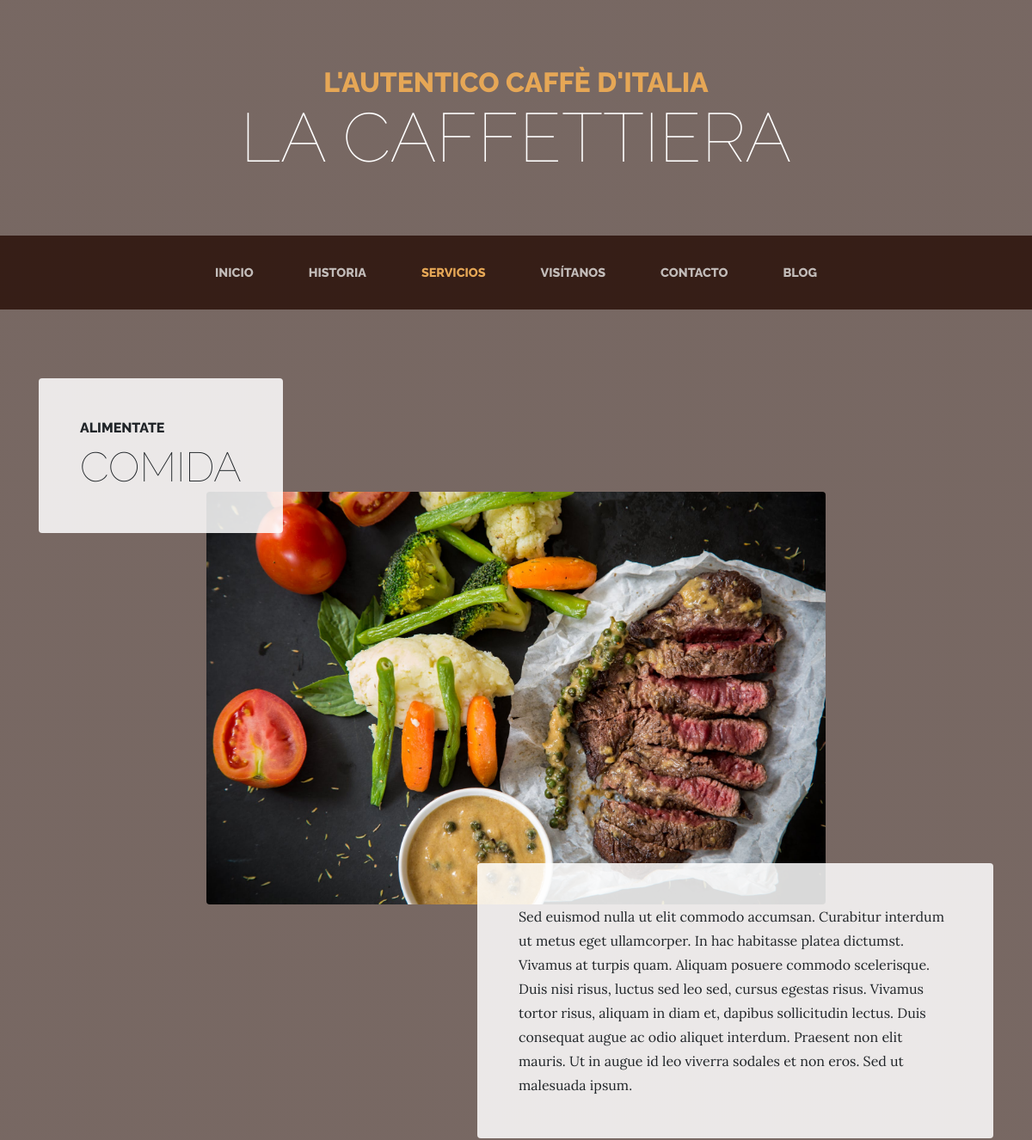
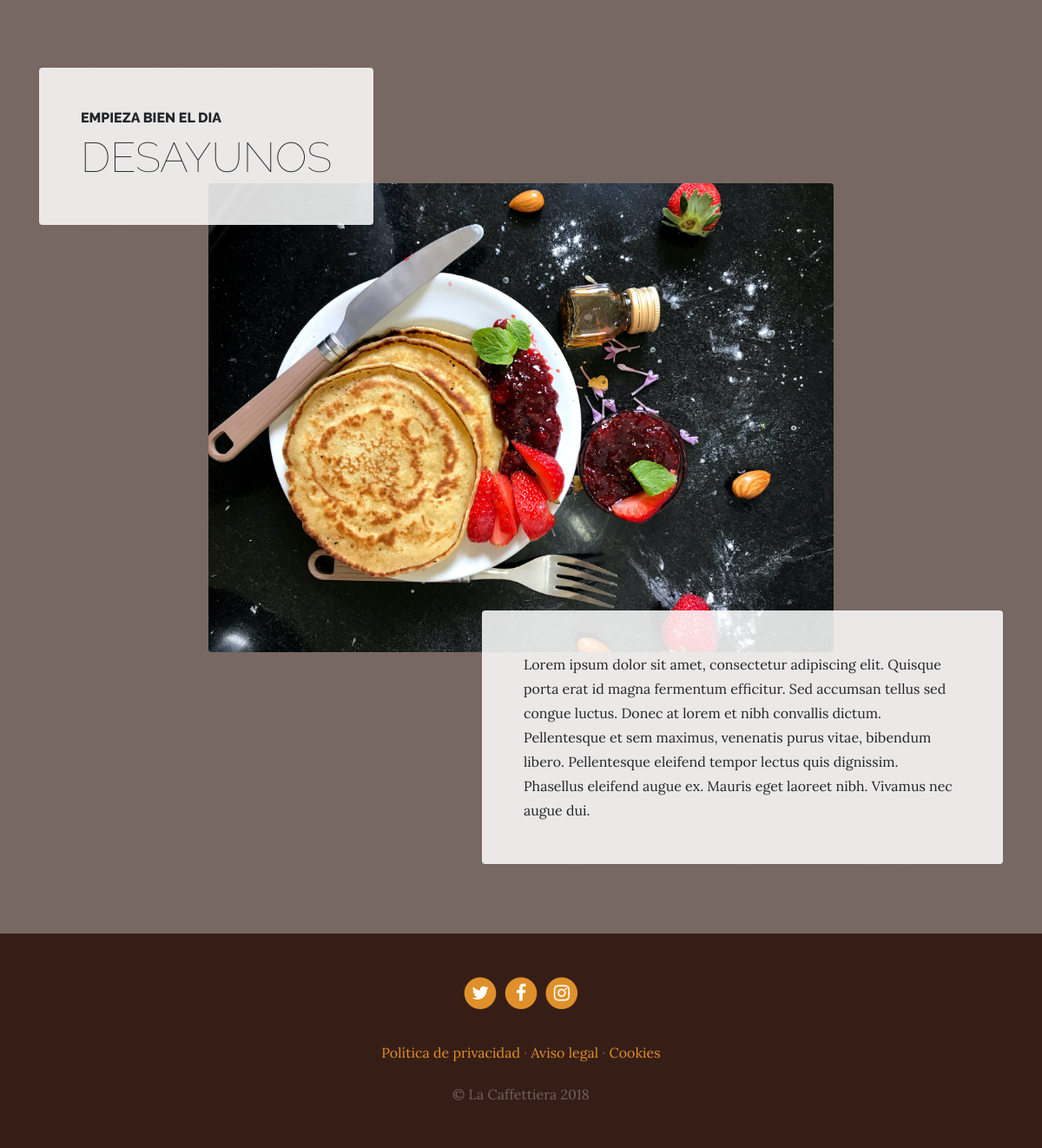
Page /services/ on the committed database (2 pictures, top to bottom).
### Services/models.py (models this page shows, shortened)
class Service(models.Model):
    title = models.CharField(max_length=200, verbose_name="Titulo")
    subtitle = models.CharField(max_length=200, verbose_name="Subtitulo")
    content = models.TextField(verbose_name="Contenido")
    image = models.ImageField(verbose_name="Imagen", upload_to="Services")
    created = models.DateTimeField(auto_now_add=True, verbose_name="Fecha de creación")
    updated = models.DateTimeField(auto_now=True, verbose_name="Fecha de edición")
    class Meta:
        verbose_name="Servicio"
        verbose_name_plural="Servicios"
        ordering = ["-created"]

### Services/views.py (the view)
# urls.py: path('', views.services, name='services'),
def services(request):
    services = Service.objects.all()
    return render(request, 'Services/services.html',{
        'services':services
    })

### Services/Templates/Services/services.html (shortened to what this page needs)
{% extends "Core/base.html" %}
{% load static %}
{% block header %}
  {% for service in services %}
    <section class="page-section">
      <div class="container">
        <div class="product-item">
          <div class="product-item-title d-flex">
            <div class="bg-faded p-5 d-flex mr-auto rounded">
              <h2 class="section-heading mb-0">
                <span class="section-heading-upper">{{service.subtitle}}</span>
                <span class="section-heading-lower"> {{service.title}} </span>
              </h2>
            </div>
          </div>
          <img class="product-item-img mx-auto d-flex rounded img-fluid mb-3 mb-lg-0" src="{{service.image.url}}" alt="">
          <div class="product-item-description d-flex ml-auto">
            <div class="bg-faded p-5 rounded">
              <p class="mb-0"> {{service.content}} </p>
            </div>
          </div>
        </div>
      </div>
    </section>
  {% endfor %}
{% endblock  %}

### Core/Templates/Core/base.html (shortened to what this page needs)
<!DOCTYPE html>
<html lang="es">
  <head>
    {% load static %}
    <link href="{% static 'Core/vendor/bootstrap/css/bootstrap.min.css' %}" rel="stylesheet">
    <link href="{% static 'Core/vendor/font-awesome/css/font-awesome.min.css' %}" rel="stylesheet" type="text/css">
    <link href="{% static 'Core/css/business-casual.css' %}" rel="stylesheet">
  </head>
  <body>
    <h1 class="site-heading text-center text-white d-none d-lg-block">
      <span class="site-heading-upper text-primary mb-3">L'autentico caffè d'italia</span>
      <span class="site-heading-lower">La Caffettiera</span>
    </h1>
    <nav class="navbar navbar-expand-lg navbar-dark py-lg-4" id="mainNav">
      <div class="container">
        <div class="collapse navbar-collapse" id="navbarResponsive">
          <ul class="navbar-nav mx-auto">
            <li class="nav-item {% if request.path == '/home/' %} active {% endif %} px-lg-4">
              <a class="nav-link text-uppercase text-expanded" href="{% url 'home' %}">Inicio</a>
            </li>
            <li class="nav-item {% if request.path == '/about/' %} active {% endif %} px-lg-4">
              <a class="nav-link text-uppercase text-expanded" href="{% url 'about' %}">Historia</a>
            </li>
            <li class="nav-item {% if request.path == '/services/' %} active {% endif %} px-lg-4">
              <a class="nav-link text-uppercase text-expanded" href="{% url 'services' %}">Servicios</a>
            </li>
            <li class="nav-item {% if request.path == '/store/' %}active {% endif %} px-lg-4">
              <a class="nav-link text-uppercase text-expanded" href="{% url 'store' %}">Visítanos</a>
            </li>
            <li class="nav-item {% if request.path == '/contact/' %} active {% endif %} px-lg-4">
              <a class="nav-link text-uppercase text-expanded" href="{% url 'contact' %}">Contacto</a>
            </li>
            <li class="nav-item {% if request.path == '/blog/' %} active {% endif %} px-lg-4">
              <a class="nav-link text-uppercase text-expanded" href="{% url 'blog' %}">Blog</a>
            </li>
          </ul>
        </div>
      </div>
    </nav>
    {% block header %}{% endblock  %}
    <footer class="footer text-faded text-center py-5">
      <div class="container">
        <p class="m-0">
	        <a href="#" class="link">
	          <span class="fa-stack fa-lg">
	            <i class="fa fa-circle fa-stack-2x"></i>
	            <i class="fa fa-twitter fa-stack-1x fa-inverse"></i>
	          </span>
	        </a>
	        <a href="#" class="link">
	          <span class="fa-stack fa-lg">
	            <i class="fa fa-circle fa-stack-2x"></i>
	            <i class="fa fa-facebook fa-stack-1x fa-inverse"></i>
	          </span>
	        </a>
	        <a href="#" class="link">
	          <span class="fa-stack fa-lg">
	            <i class="fa fa-circle fa-stack-2x"></i>
	            <i class="fa fa-instagram fa-stack-1x fa-inverse"></i>
	          </span>
	        </a>
	    </p>
        <p class="m-0 mbt">
        	<a href="{% url 'sample' %}" class="link">Política de privacidad</a> ·
        	<a href="{% url 'sample' %}" class="link">Aviso legal</a> ·
        	<a href="{% url 'sample' %}" class="link">Cookies</a>
		</p>
        <p class="m-0 mbt1">&copy; La Caffettiera 2018</p>
      </div>
	</footer>
  </body>
</html>

### Core/Static/Core/css/business-casual.css (style rules this page uses)
body { font-family: 'Lora'; background: linear-gradient(rgba(47, 23, 15, 0.65), rgba(47, 23, 15, 0.65)), url("../img/bg.jpg"); background-attachment: fixed; background-position: center; background-size: cover; }
h1, h2, h3, h4, h5, h6 { font-family: 'Raleway'; }
p { line-height: 1.75; }
.text-faded { color: rgba(255, 255, 255, 0.3); }
.site-heading { margin-top: 5rem; margin-bottom: 5rem; text-transform: uppercase; line-height: 1; font-family: 'Raleway'; }
.site-heading .site-heading-upper { display: block; font-size: 2rem; font-weight: 800; }
.site-heading .site-heading-lower { font-size: 5rem; font-weight: 100; line-height: 4rem; }
.page-section { margin-top: 5rem; margin-bottom: 5rem; }
.section-heading { text-transform: uppercase; }
.section-heading .section-heading-upper { display: block; font-size: 1rem; font-weight: 800; padding-bottom:.5rem; }
.section-heading .section-heading-lower { display: block; font-size: 3rem; font-weight: 100; }
.bg-faded { background-color: rgba(255, 255, 255, 0.85); }
#mainNav { background-color: rgba(47, 23, 15, 0.9); font-family: 'Raleway'; }
#mainNav .navbar-nav .nav-item .nav-link { color: rgba(255, 255, 255, 0.7); font-weight: 800; }
#mainNav .navbar-nav .nav-item.active .nav-link { color: #e6a756; }
@media (min-width: 992px) { #mainNav .navbar-nav .nav-item .nav-link { font-size: 0.9rem; } }
@media (min-width: 992px) { .product-item .product-item-title { position: relative; z-index: 1; margin-bottom: -3rem; } }
@media (min-width: 992px) { .product-item .product-item-img { position: relative; z-index: 0; max-width: 60vw; } }
@media (min-width: 992px) { .product-item .product-item-description { position: relative; z-index: 1; margin-top: -3rem; max-width: 50vw; } }
.footer { background-color: rgba(47, 23, 15, 0.9); }
.text-primary { color: #e6a756 !important; }
.mbt { padding-top: 2rem; }
.mbt1 { padding-top: 1.25rem; }
a.link { color: #df902a; }

### rows in the picture
Service: subtitle "ALIMENTATE", title "COMIDA", image (picture), content "Sed euismod nulla ut elit commodo accumsan. Curabitur interdum ut metus eget ullamcorper. In hac habitasse platea dictumst. Vivamus at turpis quam. Aliquam posuere commodo scelerisque. Duis nisi risus, luctus sed leo sed, cursus egestas risus. Vivamus tortor risus, aliquam in diam et, dapibus sollicitudin lectus. Duis consequat augue ac odio aliquet interdum. Praesent non elit mauris. Ut in augue id leo viverra sodales et non eros. Sed ut malesuada ipsum."
Service: subtitle "EMPIEZA BIEN EL DIA", title "DESAYUNOS", image (picture), content "Lorem ipsum dolor sit amet, consectetur adipiscing elit. Quisque porta erat id magna fermentum efficitur. Sed accumsan tellus sed congue luctus. Donec at lorem et nibh convallis dictum. Pellentesque et sem maximus, venenatis purus vitae, bibendum libero. Pellentesque eleifend tempor lectus quis dignissim. Phasellus eleifend augue ex. Mauris eget laoreet nibh. Vivamus nec augue dui."
